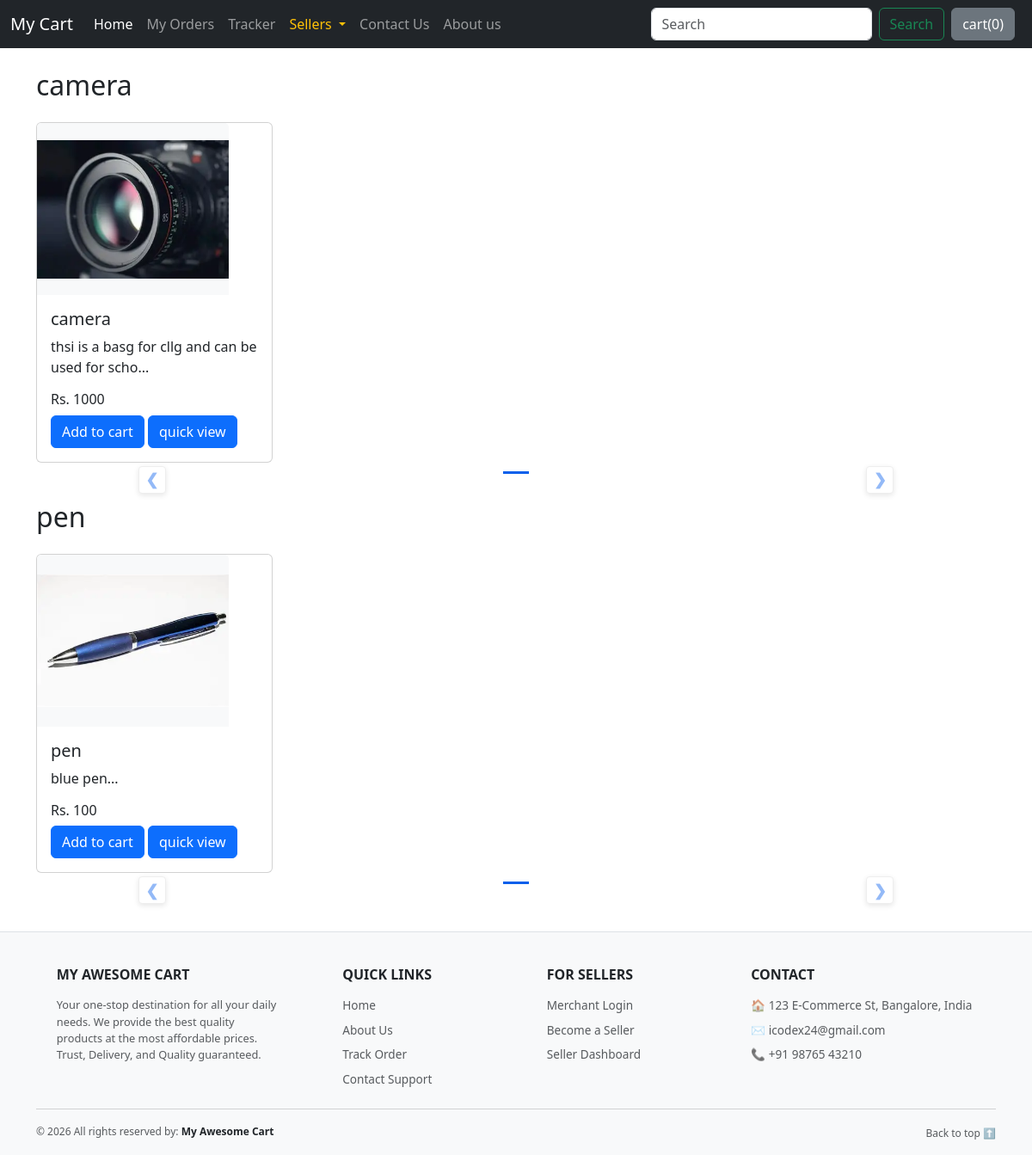
The app's page /shop/ with its own data.
### shop/models.py (models this page shows, shortened)
class Product(models.Model):
    product_id=models.AutoField
    product_name=models.CharField(max_length=30)
    category=models.CharField(max_length=50,default="")
    subcategory=models.CharField(max_length=50,default="")
    price=models.IntegerField(default=0)
    desc= models.CharField(max_length=3000)
    pub_date=models.DateField()
    image=models.ImageField(upload_to="shop/images",default="")
    seller = models.ForeignKey(User, on_delete=models.CASCADE, null=True, blank=True)

### shop/views.py (the view)
# urls.py: path('',views.index,name='index'),
def index(request):
    allProds=[]
    catprods=Product.objects.values('category','id')
    cats={item['category'] for item in catprods}
    for cat in cats:
        prod=Product.objects.filter(category=cat)
        n=len(prod)
        nslides=n//4+ceil((n/4)-n//4)
        allProds.append([prod,range(1,nslides),nslides])
    params={'allProds':allProds}
    return render(request,'shop/index.html',params)

### shop/templates/shop/index.html (shortened to what this page needs)
{% extends 'shop/basic.html' %}
{% block body %}
{% load static %}
<div class="container">
  {% for product, range, nslides in allProds %}
  <h2 class="my-4">{{ product.0.category }}</h2>
  <div class="row">
    <div id="demo{{ forloop.counter }}" class="col carousel slide" data-bs-ride="carousel">
      <div class="carousel-indicators">
        <button type="button" style="background-color: #085feb;" data-bs-target="#demo{{ forloop.counter }}" data-bs-slide-to="0" class="active"></button>
      </div>
      <div class="carousel-inner">
        <div class="carousel-item active">
          {% for i in product %}
          <div class="col-md-3">
            <div class="card ">
              {% if i.image %}
              <img src="{{ i.image.url }}" class="align-items-center card-img-top" alt="{{ i.product_name }}">
              {% else %}
              <img src="https://via.placeholder.com/300x200" class="card-img-top">
              {% endif %}
              <div class="card-body">
                <h5 class="card-title ">{{ i.product_name }}</h5>
                <p class="card-text"  id="namepr{{i.id}}">{{ i.desc|slice:"0:48" }}...</p>
               <h6 class="cart-title" >Rs. <span id="pricepr{{i.id}}">{{i.price}}</span></h6>
                <span id="divpr{{i.id}}" class="divpr">
                  <button id="pr{{i.id}}" class="cart btn btn-primary" data-pid="{{ i.id }}" type="button">
                    Add to cart
                  </button>
                </span>
                  <a href="/shop/products/{{i.id}}"><button class=" btn btn-primary" data-pid="qr{{ i.id }}" type="button">
                    quick view </button></a>
              </div>
            </div>
          </div>
          {% endfor %}
        </div>
      </div>
      <div class="carousel-outer">
        <div id="demo{{ forloop.counter }}" class="carousel slide" data-bs-ride="carousel">
          <button class="carousel-control-prev" type="button" data-bs-target="#demo{{ forloop.counter }}"
            data-bs-slide="prev">
            <span class="custom-arrow">&#10094;</span>
          </button>
          <button class="carousel-control-next" type="button" data-bs-target="#demo{{ forloop.counter }}"
            data-bs-slide="next">
            <span class="custom-arrow">&#10095;</span>
          </button>
        </div>
      </div>
    </div>
  </div>
  {% endfor %}
</div>
{% endblock %}

### shop/templates/shop/index.html (style rules this page uses)
.col-md-3 { display: inline-block; margin-left: -4px; vertical-align: top; }
.card { height: 450px; margin-bottom: 20px; margin-left: 4px; position: relative; z-index: 5; }
.card-img-top { max-width: 223px; height: 200px; object-fit: contain; background-color: #f8f9fa; }
.carousel { padding: 0 60px; }
.carousel-control-prev, .carousel-control-next { width: 50px; z-index: 20; opacity: 1; }
.carousel-control-prev { left: 0; }
.carousel-control-next { right: 0; }
.carousel-indicators { bottom: -19px !important; color: #3752c3; }
.carousel-outer { position: relative; padding: 0 60px; }
.carousel-control-prev, .carousel-control-next { position: absolute; top: 50%; transform: translateY(-50%); width: auto; opacity: 1; z-index: 10; }
.carousel-control-prev { left: -35px; }
.carousel-control-next { right: -35px; }
.custom-arrow { width: 32px; height: 32px; background: white; color: #2874f0; border: 1px solid #ddd; border-radius: 4px; display: flex; align-items: center; justify-content: center; font-size: 18px; font-weight: bold; box-shadow: 0 2px 6px rgba(0, 0, 0, 0.2); }
.card-body { width: 122%; }
.card-title, .card-text { width: 86%; }

### records on screen
Product: category "camera", image (picture), product_name "camera", desc "thsi is a basg for cllg and can be used for scho", price "1000"
Product: category "pen", image (picture), product_name "pen", desc "blue pen", price "100"
